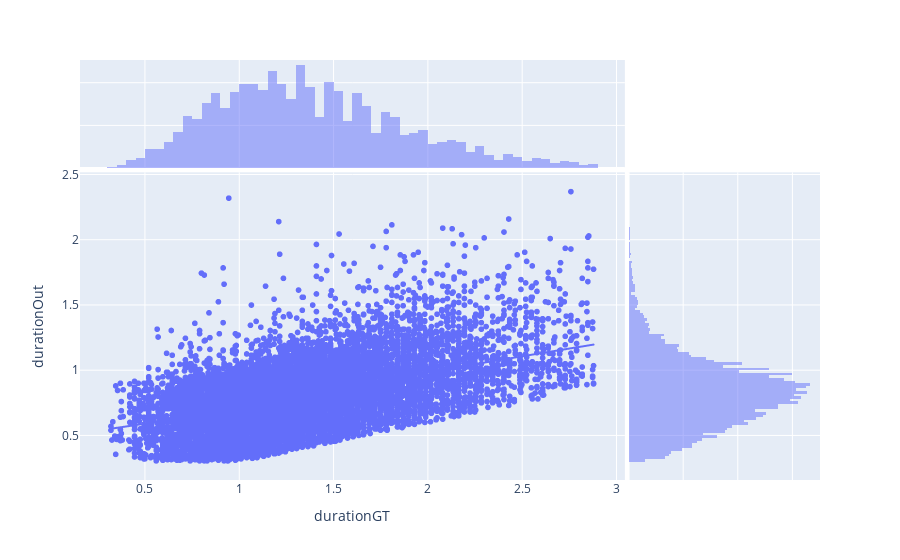

Notebook code cell kept with this figure:
### Code cell
px.scatter(allTablesOut[allTablesOut.tp],x="durationGT",y="durationOut",trendline="lowess", marginal_y="histogram", marginal_x="histogram")

### Figure 1 — Plotly figure (JSON) as saved in the notebook; plotly's stock layout.template omitted (floating-point values rounded to 4 significant figures; data arrays with more than 128 entries replaced by an {"elided": "..."} marker saying what was removed)
{"data": [{"hovertemplate": "durationGT=%{x}<br>durationOut=%{y}<extra></extra>", "legendgroup": "", "marker": {"color": "#636efa", "symbol": "circle"}, "mode": "markers", "name": "", "showlegend": false, "type": "scattergl", "x": {"elided": "9678 float values"}, "xaxis": "x", "y": {"elided": "9678 float values"}, "yaxis": "y"}, {"alignmentgroup": "True", "bingroup": "x", "hovertemplate": "durationGT=%{x}<br>count=%{y}<extra></extra>", "legendgroup": "", "marker": {"color": "#636efa"}, "name": "", "offsetgroup": "", "opacity": 0.5, "showlegend": false, "type": "histogram", "x": {"elided": "9678 float values"}, "xaxis": "x3", "yaxis": "y3"}, {"alignmentgroup": "True", "bingroup": "y", "hovertemplate": "durationOut=%{y}<br>count=%{x}<extra></extra>", "legendgroup": "", "marker": {"color": "#636efa"}, "name": "", "offsetgroup": "", "opacity": 0.5, "showlegend": false, "type": "histogram", "xaxis": "x2", "y": {"elided": "9678 float values"}, "yaxis": "y2"}, {"hovertemplate": "<b>LOWESS trendline</b><br><br>durationGT=%{x}<br>durationOut=%{y} <b>(trend)</b><extra></extra>", "legendgroup": "", "marker": {"color": "#636efa", "symbol": "circle"}, "mode": "lines", "name": "", "showlegend": false, "type": "scattergl", "x": {"elided": "9678 float values"}, "xaxis": "x", "y": {"elided": "9678 float values"}, "yaxis": "y"}], "layout": {"barmode": "overlay", "legend": {"tracegroupgap": 0}, "margin": {"t": 60}, "xaxis": {"anchor": "y", "domain": [0, 0.7363], "title": {"text": "durationGT"}}, "xaxis2": {"anchor": "y2", "domain": [0.7413, 1], "matches": "x2", "showgrid": true, "showline": false, "showticklabels": false, "ticks": ""}, "xaxis3": {"anchor": "y3", "domain": [0, 0.7363], "matches": "x", "showgrid": true, "showticklabels": false}, "xaxis4": {"anchor": "y4", "domain": [0.7413, 1], "matches": "x2", "showgrid": true, "showline": false, "showticklabels": false, "ticks": ""}, "yaxis": {"anchor": "x", "domain": [0, 0.7326], "title": {"text": "durationOut"}}, "yaxis2": {"anchor": "x2", "domain": [0, 0.7326], "matches": "y", "showgrid": true, "showticklabels": false}, "yaxis3": {"anchor": "x3", "domain": [0.7426, 1], "matches": "y3", "showgrid": true, "showline": false, "showticklabels": false, "ticks": ""}, "yaxis4": {"anchor": "x4", "domain": [0.7426, 1], "matches": "y3", "showgrid": true, "showline": false, "showticklabels": false, "ticks": ""}}}
